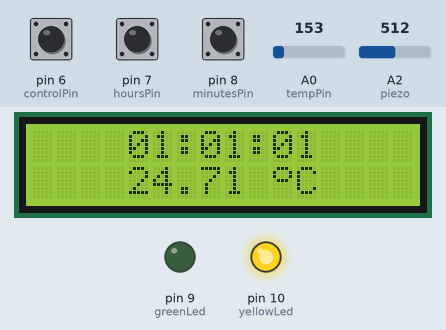
Bench run of a sketch on a simulated Arduino Uno, built with avr-gcc and run on an emulated ATmega328P. Shown: 16×2 character LCD, output pins drawn as LEDs (lit = HIGH). Inputs (shaded band) come from the test bench; at power-on: A2 (piezo) = 512, A0 (tempPin) = 153, pin 6 (controlPin) HIGH, pin 7 (hoursPin) HIGH, pin 8 (minutesPin) HIGH.

Above: at 1.2 s.
1.3 s: A2 (piezo) set to 982
3.6 s: A2 (piezo) set to 1011
At 4.7 s:
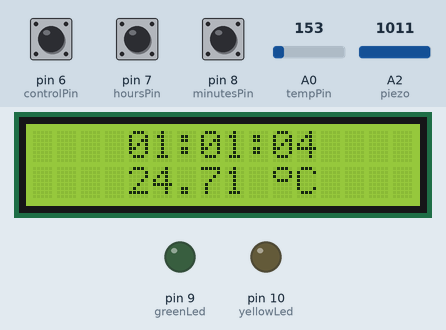
6.6 s: A0 (tempPin) set to 165
At 7.7 s:
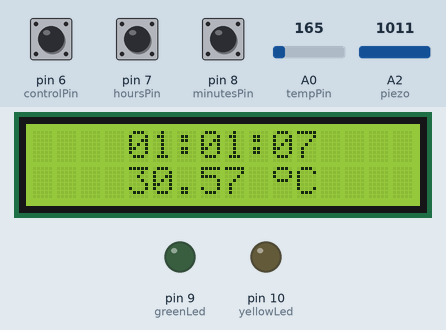
8.4 s: A0 (tempPin) set to 175
At 9.9 s:
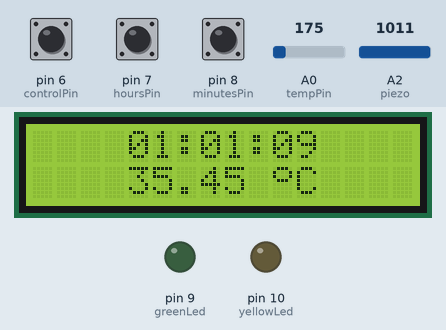
10.2 s: A0 (tempPin) set to 191
At 11.9 s:
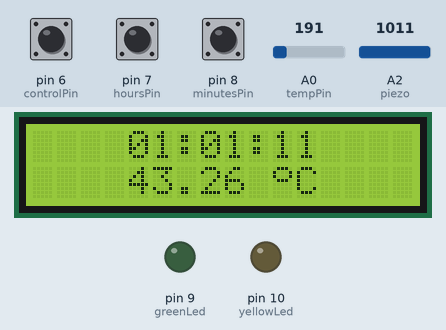
Timing chart, 0 to 13.2 s (numbered marks = the images above; inputs shaded):
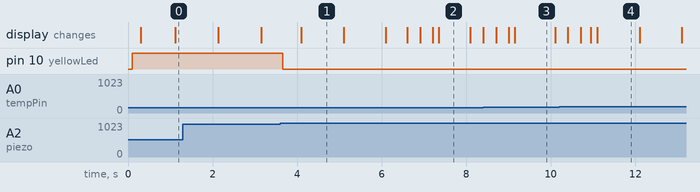

The sketch:

sketch_jul22a.ino
```cpp
#include <LiquidCrystal.h>

LiquidCrystal lcd(12, 11, 5, 4, 3, 2);

const int tempPin = A0;
const int controlPin = 6;
const int hoursPin = 7;
const int minutesPin = 8;
const int greenLed = 9;
const int yellowLed = 10;
const int piezo = A2;
float temperature; //ACTUAL temperature
float tempArray[200]; //An array of the last 200 temperatures
float tempSum = 0; // the sum of the last 200 temperatures
float temp; //the average of the last 200 temperatures
int tempNumber = 200;
int counter = -1;
int tempUnits;
int hours = 0;
int minutes = 0;
int seconds;
unsigned long lastTime;
unsigned long currentTime;
unsigned long presentKnockTime;
unsigned long lastKnockTime = 0;
int currentControlState;
int currentHoursState;
int currentMinutesState;
int prevHoursState;
int prevMinutesState;
int action;
boolean turnYellowLedOff = false;
boolean greenLedIsHigh = false;
boolean doSomething = false;
const int quiteKnock = 9;
const int loudKnock = 1000;
int numberOfKnocks = 0;
int knockInterval = 800;

byte inputByte_0;

byte inputByte_1;

byte inputByte_2;

byte inputByte_3;

byte inputByte_4;

byte grade[8] = {
    B01110,
    B10001,
    B10001,
    B01110,
    B00000,
    B00000,
    B00000,
};

void setup() {
    Serial.begin(9600);
    lcd.begin(16, 2);
    for (int i = 0; i < tempNumber; i++) {
        tempArray[i] = ((analogRead(tempPin) / 1024.0) * 5.0 - 0.5) * 100;
        tempSum += tempArray[i];
    }

    temp = tempSum / tempNumber;

    pinMode(controlPin, INPUT);
    pinMode(hoursPin, INPUT);
    pinMode(minutesPin, INPUT);
    pinMode(greenLed, OUTPUT);
    pinMode(yellowLed, OUTPUT);
    lcd.createChar(0, grade);
    lastTime = millis();


}

void loop() {

    temperature = ((analogRead(tempPin) / 1024.0) * 5.0 - 0.5) * 100;
    if (counter > tempNumber - 1)
        counter = 0;
    else
        counter++;
    tempSum -= tempArray[counter];
    tempArray[counter] = temperature;
    tempSum += tempArray[counter];
    temp = tempSum / tempNumber;
    tempUnits = (int) temp; /////////////////////////// TempUnits
    //Serial.println(tempUnits);

    currentTime = millis();

    if (currentTime - lastTime >= 1000) {
        lastTime += 1000;
        seconds++;
    }
    if (seconds > 59) {
        seconds = 0;
        minutes++;
    }
    if (minutes > 59) {
        minutes = 0;
        hours++;
    }

    if (hours > 23)
        hours = 0;


    lcd.setCursor(4, 0);
    if (hours / 10 == 0) {
        lcd.print(0);
        lcd.print(hours);
    } else
        lcd.print(hours);
    lcd.print(":");
    if (minutes / 10 == 0) {
        lcd.print(0);
        lcd.print(minutes);
    } else
        lcd.print(minutes);
    lcd.print(":");
    if (seconds / 10 == 0) {
        lcd.print(0);
        lcd.print(seconds);
    } else
        lcd.print(seconds);

    lcd.setCursor(4, 1);
    lcd.print(temp);
    lcd.print(" ");
    lcd.write(byte(0));
    lcd.print("C  ");

    knocks(analogRead(piezo));
    currentControlState = digitalRead(controlPin);
    currentHoursState = digitalRead(hoursPin);
    currentMinutesState = digitalRead(minutesPin);


    if (currentHoursState != prevHoursState) {
        if (currentHoursState == HIGH && currentControlState == HIGH)
            hours++;

        prevHoursState = currentHoursState;

    }

    if (currentMinutesState != prevMinutesState) {
        if (currentMinutesState == HIGH && currentControlState == HIGH) {
            minutes++;
            seconds = 0;
        }
        prevMinutesState = currentMinutesState;
    }
    if (currentControlState == LOW && currentHoursState == HIGH && currentMinutesState == HIGH) //Let the PC detect the serial port
    {
        if (Serial.available() == 5) {
            //Read buffer
            inputByte_0 = Serial.read();
            delay(100);
            inputByte_1 = Serial.read();
            delay(100);
            inputByte_2 = Serial.read();
            delay(100);
            inputByte_3 = Serial.read();
            delay(100);
            inputByte_4 = Serial.read();
        }
        if (inputByte_0 == 16) {
            //Detect Command type
            if (inputByte_1 == 128) {
                Serial.write("Hello budie!");

            }
            //Clear Message bytes
            inputByte_0 = 0;
            inputByte_1 = 0;
            inputByte_2 = 0;
            inputByte_3 = 0;
            inputByte_4 = 0;
        }

    }
    knocks(analogRead(piezo));

    if (currentTime - presentKnockTime > knockInterval && numberOfKnocks == 2 && doSomething) {
        //Serial.println("play");
        doSomething = false;
        digitalWrite(greenLed, HIGH);
        greenLedIsHigh = true;
        action = 1;
        Serial.write(action);
    } else if (currentTime - presentKnockTime > knockInterval && numberOfKnocks == 3 && doSomething) {
        //Serial.println("forward");
        doSomething = false;
        digitalWrite(greenLed, HIGH);
        greenLedIsHigh = true;
        action = 2;
        Serial.write(action);
    } else if (currentTime - presentKnockTime > knockInterval && numberOfKnocks == 4 && doSomething) {
        //Serial.println("backward");
        doSomething = false;
        digitalWrite(greenLed, HIGH);
        greenLedIsHigh = true;
        action = 3;
        Serial.write(action);
    }


    if (greenLedIsHigh && currentTime - presentKnockTime > knockInterval + 500) {
        digitalWrite(greenLed, LOW);
        greenLedIsHigh = false;
    }

    if (currentTime - presentKnockTime > 30 && turnYellowLedOff == true) {
        digitalWrite(yellowLed, LOW);
        turnYellowLedOff = false;
    }
}


void knocks(int value) {
    if (value > quiteKnock && value < loudKnock) {
        digitalWrite(yellowLed, HIGH);
        lastKnockTime = presentKnockTime;
        presentKnockTime = currentTime;
        turnYellowLedOff = true;
        if (presentKnockTime - lastKnockTime < knockInterval) {
            numberOfKnocks++;
            doSomething = true;
            //Serial.println(numberOfKnocks);
        } else
            numberOfKnocks = 1;
        delay(100);
    }
}
```

Measured:
- the behaviour switches between 999 and 1000 on A2 (piezo) (found by bisection; images 0 and 1)
- after the input at 3.6 s, pin 10 (yellowLed): HIGH → LOW after 0.07 s
- what the display in image 1 shows lasts 1.0 s, from 4.1 s to 5.1 s
- what the display in image 2 shows lasts 0.8 s, from 7.3 s to 8.1 s
